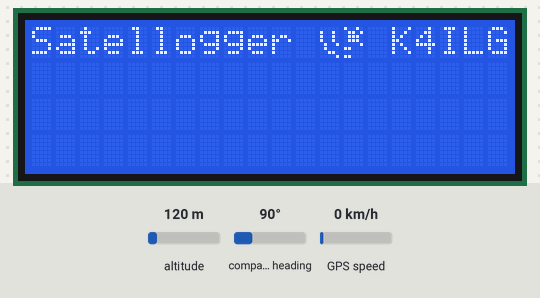
Recording of a sketch running on a simulated Arduino Leonardo, built with avr-gcc and run on an emulated ATmega32U4. Shown: 20×4 character LCD. The test bench sets the inputs (shaded band); at power-on: altitude 120 m, compass heading 90°, GPS speed 0 km/h. The GPS gets a fix after 3 s at 37.7749, -122.4194 with 8 satellites; what the sketch prints to the serial monitor is not drawn.

Above: at 0.2 s.
At 3.2 s:
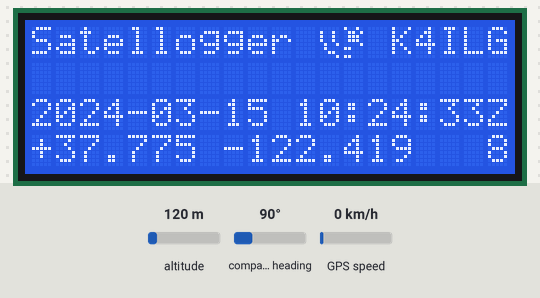
At 11.2 s:
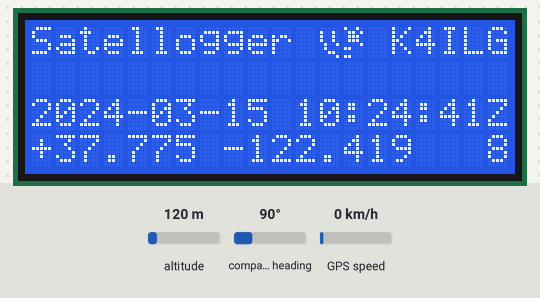
At 15.2 s:
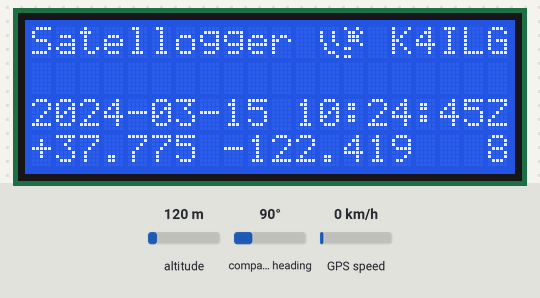
At 20.2 s:
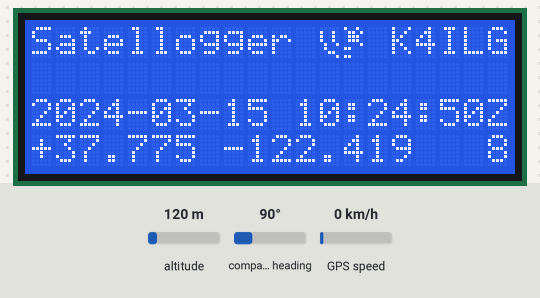
At 38.2 s:
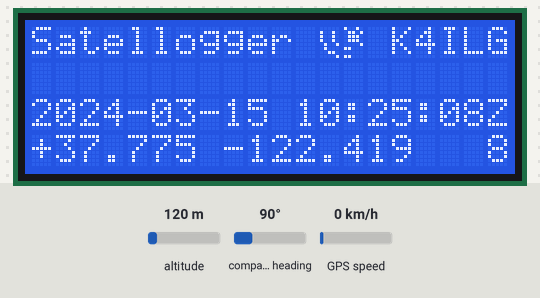

Measured:
- what the display in image 1 shows lasts 1.0 s, from 3.2 s to 4.2 s

The sketch:

satellogger.ino
```cpp
/* vi:ts=4
 * ------------------------------------------------------------------------------
 * Satellogger
 *
 * Just a GPS controlled UTC clock for logging amateur radio contacts.
 *
 * Donald Purnhagen - k4ilg@arrl.net
 * ------------------------------------------------------------------------------
 *
 * This sketch is for LCDs with PCF8574 or MCP23008 chip based backpacks.
 * As the serial is configured, this sketch is for a Leonardo or Pro Micro board.
 * Use NeoSWSerial for Uno boards.
 *
 */
#define PROGRAM "Satellogger"
#define CALLSIGN "K4ILG"
#define VERSION "0.8.5"
#define COPYRIGHT "(c) 2020 - Donald Purnhagen"
#define INVALID "Searching...        "

#include <Wire.h>                          // wires
#include <hd44780.h>                       // hd44780
#include <hd44780ioClass/hd44780_I2Cexp.h> // i2c backpack
#include <NMEAGPS.h>                       // gps parser
// Use software serial on the Uno which lacks harware serial when using USB.
//#include <NeoSWSerial.h>                 // serial port for gps

// For serial monitor debugging.
// Comment out the define to disable debugging.
#define DEBUG_PORT Serial

// GPS serial port.
//NeoSWSerial gpsPort(10, 9); // GPS TX to pin 8, GPS RX to pin 9
#define GPS_PORT Serial1

// LCD display address and geometry.
const int LCD_ADDRESS = 0x27;
const int LCD_COLS = 20;
const int LCD_ROWS = 4;
// Lines start at zero, from the top down.
const int LCD_BANNER_ROW = 0;
const int LCD_MESSAGE_ROW = 1;
const int LCD_TIMESTAMP_ROW = 2;
const int LCD_STATUS_ROW = 3;

// Other pins.
const int BUZZER_PIN = 9;

// Prototypes.
static size_t printL(Print &outs, int32_t iVal, bool bLat);
static void clearRow(int iRow);

// Configuration structure.
typedef struct sl_config_s {
     bool bStatus;
     bool bUsb;
     int iPipFreq;
     int iPipLenShort;
     int iPipLenLong;
     byte iLogoPos;
     char szHeaderL[LCD_COLS];
     char szHeaderR[LCD_COLS];
} sl_config_t;

// My best attempt at a satellite logo.
static byte logo[] = {
    // Char 0
    B00000, B10010, B10010, B10010, B01001, B01000, B00110, B00001,
    // Char 1
    B10010, B01101, B01110, B01110, B00001, B11000, B00000, B11000
};

// Global variables.
static NMEAGPS gps;
static hd44780_I2Cexp lcd(LCD_ADDRESS); // Declare lcd object at fixed i2c address.
static sl_config_t sl_config;
static bool bUsbConnected;

void setup() {
    int iStatus;

    // Initialize the configuration.
    sl_config.bStatus = true;
    sl_config.bUsb = true;
    sl_config.iPipFreq = 1000;
    sl_config.iPipLenShort = 100;
    sl_config.iPipLenLong = 500;
    sl_config.iLogoPos = 12;
    strcpy(sl_config.szHeaderL, PROGRAM);
    strcpy(sl_config.szHeaderR, CALLSIGN);

    // Initialize LCD with number of columns and rows.
    iStatus = lcd.begin(LCD_COLS, LCD_ROWS);
    if (0 != iStatus) {
        iStatus = -iStatus; // onvert status value to positive number.
        // Failure: blink error code using the onboard LED if possible.
        hd44780::fatalError(iStatus); // Does not return.
    }

    // Initalization was successful, the backlight should be on now.
    // Wipe the display from any previous output.
    lcd.clear();

    // Create custom characters for logo.
    lcd.createChar(0, logo);
    lcd.createChar(1, logo + 8);

    // Print banner to the LCD.
    lcd.setCursor(0, LCD_BANNER_ROW);
    lcd.print(sl_config.szHeaderL);
    if (0 <= sl_config.iLogoPos) {
        lcd.setCursor(sl_config.iLogoPos, LCD_BANNER_ROW);
        lcd.write(0);
        lcd.write(1);
    }
    if (NULL != sl_config.szHeaderR) {
        size_t iLen = strlen(sl_config.szHeaderR);
        if (0 < iLen) {
            int iPos = LCD_COLS - iLen;
            if (0 > iPos) {
                iPos = 0;
            }
            lcd.setCursor(iPos, LCD_BANNER_ROW);
            lcd.print(sl_config.szHeaderR);
        }
    }

    #if defined (DEBUG_PORT)
    if (sl_config.bUsb) {
        bUsbConnected = false;
        DEBUG_PORT.begin(9600);
        while (!DEBUG_PORT) {
            static bool bDisplayed = false;
            // Wait for it...
            if (!bDisplayed) {
                clearRow(LCD_MESSAGE_ROW);
                lcd.print(F("Waiting for USB..."));
                bDisplayed = true;
            }
        }
        bUsbConnected = true;
        clearRow(LCD_MESSAGE_ROW);
        DEBUG_PORT.flush();
        DEBUG_PORT.print(F(PROGRAM));
        DEBUG_PORT.print(" ");
        DEBUG_PORT.println(F(CALLSIGN));
        DEBUG_PORT.println(F(VERSION));
        DEBUG_PORT.println(F(COPYRIGHT));
    }
    #endif // DEBUG_PORT

    GPS_PORT.begin(9600);
    delay(1000);
}

void loop() {
    static int iSatCount = 0;
    static int iPrevSecond = -1;
    while (gps.available(GPS_PORT)) {
        gps_fix fix = gps.read();
        if (fix.valid.location) {
            // Fix is ready.
            if (0 < fix.satellites) {
                iSatCount = fix.satellites;
            }
            lcd.setCursor(0, LCD_TIMESTAMP_ROW);
            if (!fix.valid.time || !fix.valid.date) {
                lcd.print(INVALID);
            } else {
                uint8_t iSecond = fix.dateTime.seconds;
                uint8_t iMinute = fix.dateTime.minutes;

                if (fix.dateTime.seconds != iPrevSecond) {
                    char szTimestamp[22];

                    /*
                     * My favorite aspect of this program, The Pips!
                     * Inspired by "Atomic Clock" by Timo Partl.
                     * Shameslessly stolen from the BBC.
                     */
                    if (0 < sl_config.iPipLenShort && 59 == iMinute && 54 < iSecond) {
                        tone(BUZZER_PIN, sl_config.iPipFreq, sl_config.iPipLenShort);
                    } else if (0 < sl_config.iPipLenLong && 0 == iMinute && 0 == iSecond) {
                        tone(BUZZER_PIN, sl_config.iPipFreq, sl_config.iPipLenLong);
                    }

                    sprintf(szTimestamp, "%04d-%02d-%02d %02d:%02d:%02dZ",
                            2000 + fix.dateTime.year, fix.dateTime.month, fix.dateTime.date,
                            fix.dateTime.hours, iMinute, iSecond);
                    lcd.print(szTimestamp);

                    if (sl_config.bStatus) {
                        size_t iPos = 0;
                        lcd.setCursor(0, LCD_STATUS_ROW);
                        iPos += printL(lcd, fix.latitudeL(), true);
                        iPos += lcd.print(" ");
                        iPos += printL(lcd, fix.longitudeL(), false);
                        iPos += lcd.print(" ");
                        while (iPos < (LCD_COLS - 2)) {
                            iPos += lcd.print(" ");
                        }
                        if (10 > iSatCount) {
                            lcd.print(" ");
                        }
                        lcd.print(iSatCount);
                    }

                    iPrevSecond = iSecond;

                    #if defined (DEBUG_PORT)
                    if (0 < DEBUG_PORT.availableForWrite()) {
                        if (!bUsbConnected) {
                            clearRow(LCD_MESSAGE_ROW);
                            bUsbConnected = true;
                        }
                        DEBUG_PORT.print(fix.latitude(), 5);
                        DEBUG_PORT.print(",");
                        DEBUG_PORT.print(fix.longitude(), 5);
                        DEBUG_PORT.print(",");
                        DEBUG_PORT.print(szTimestamp);
                        DEBUG_PORT.print(",");
                        DEBUG_PORT.println(iSatCount);
                    } else {
                        if (bUsbConnected) {
                            clearRow(LCD_MESSAGE_ROW);
                            lcd.print(F("Waiting for USB..."));
                        }
                        bUsbConnected = false;
                    }
                    #endif // DEBUG_PORT
                }
            }
        }
    }
}

static size_t printL(Print &outs, int32_t iVal, bool bLat) {
    size_t iLen = 0;
    // Extract and print negative sign
    if (0 > iVal) {
        iVal = -iVal;
        iLen += outs.print('-');
    } else {
        iLen += outs.print('+');
    }
    // Whole degrees
    int32_t iDeg = iVal / 10000000L;
    if (!bLat && 100 > iDeg) {
        // If this is a longitude, print 3 digits.
        iLen += outs.print('0');
    }
    if (10 > iDeg) {
        iLen += outs.print('0');
    }
    iLen += outs.print(iDeg);
    iLen += outs.print('.');
    // Get fractional degrees
    iVal -= iDeg * 10000000L;
    // Whole fraction to 3 places.
    int32_t iFrac = iVal / 10000L;
    // The remainder.
    iVal -= iFrac * 10000L;
    // Round up if necessary.
    if (5000 <= iVal) {
        ++iFrac;
    }
    // Print leading zeroes, if needed.
    if (100 > iFrac) {
        iLen += outs.print('0');
    }
    if (10 > iFrac) {
        iLen += outs.print('0');
    }
    // Print fractional degrees
    iLen += outs.print(iFrac);
    return (iLen);
}

static void clearRow(int iRow) {
    lcd.setCursor(0, iRow);
    for (int i = 0; LCD_COLS > i; ++i) {
        lcd.print(' ');
    }
    lcd.setCursor(0, iRow);
}
```
